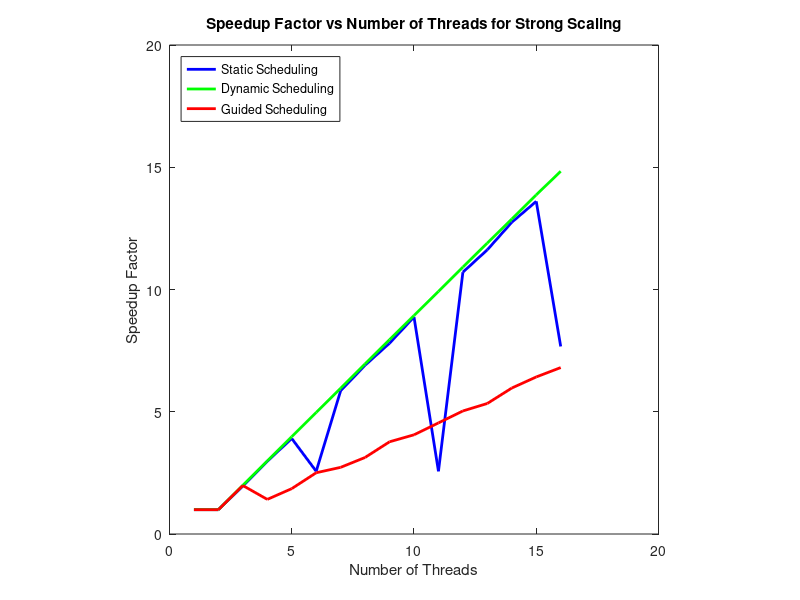
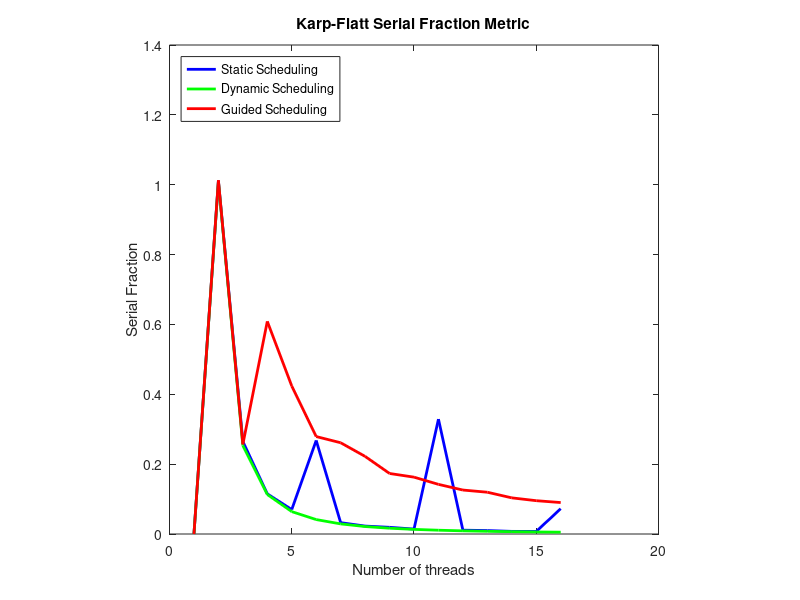

The MATLAB source for these figures, in order:
% Plot function to plot Mandelbrot set strong scaling
clear all; close all; clc;
%Time required by serial code to execute Mandelbrot Set code for 500x500 grid
t = 57.6277;

%Time required by Parallel code various scheduling

stat = load('static.dat');
dynamic = load('dynamic.dat');
guided = load('guided.dat');

%Numbering the threads in above three data sets
stat(:,1) = stat(:,1)+1;
dynamic(:,1) = dynamic(:,1)+1;
guided(:,1) = guided(:,1)+1;

%Finding out the Speedup Factor
%Speedup Factor = (Time required by 1 processor/Time required by n number
%of threads)

for i = 1:16
    stat(i,3) = t/stat(i,2);
    dynamic(i,3) = t/dynamic(i,2);
    guided(i,3) = t/guided(i,2);
end

%Finding out the Karp-Flatt Serial Metric Fraction
for i=2:16
stat(i,4)=((1/stat(i,3))-(1/stat(i,1)))/(1-1/stat(i,1));
dynamic(i,4)=((1/dynamic(i,3))-(1/dynamic(i,1)))/(1-1/dynamic(i,1));
guided(i,4)=((1/guided(i,3))-(1/guided(i,1)))/(1-1/guided(i,1));
end

%Plotting the Speedup Factor vs Number of Threads
figure(1);
plot(stat(:,1), stat(:,3), '-b', 'LineWidth', 2);
hold on;
plot(dynamic(:,1), dynamic(:,3), '-g','LineWidth', 2);
plot(guided(:,1), guided(:,3), '-r', 'LineWidth', 2);
title('Speedup Factor vs Number of Threads for Strong Scaling');
xlabel('Number of Threads');
ylabel('Speedup Factor');
legend('Static Scheduling', 'Dynamic Scheduling', 'Guided Scheduling', 'Location', 'northwest');
axis square;

%Plotting the Karp-Flatt Serial Fraction Metric
figure(2);
plot(stat(:,1), stat(:,4), '-b', 'LineWidth', 2);
hold on;
plot(dynamic(:,1), dynamic(:,4), '-g', 'LineWidth', 2);
plot(guided(:,1),guided(:,4), '-r', 'LineWidth',2);
title('Karp-Flatt Serial Fraction Metric');
xlabel('Number of threads');
ylabel('Serial Fraction');
legend('Static Scheduling', 'Dynamic Scheduling', 'Guided Scheduling', 'Location', 'northwest');
axis square;